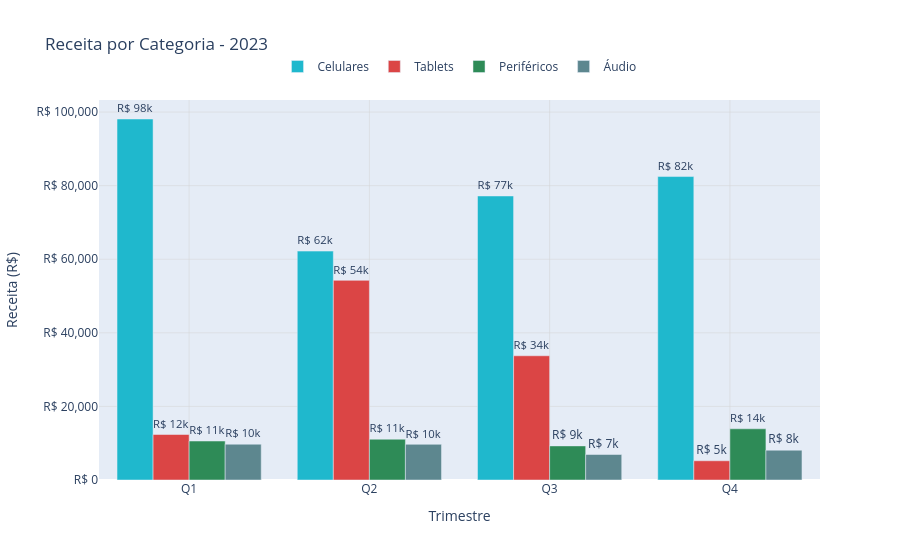

The notebook cell this image was saved under:
### Code cell
df_receita = pd.read_csv('/home/carlosnogueira/Documentos/Teste_Analytics_CarlosNogueira/data/analysis_results/receita_trimestre_categoria.csv')

colors = ['#1FB8CD', '#DB4545', '#2E8B57', '#5D878F']

fig = go.Figure()

categorias = ['Celulares', 'Tablets', 'Periféricos', 'Áudio']
trimestres = ['Q1', 'Q2', 'Q3', 'Q4']

for i, categoria in enumerate(categorias):
    cat_data = df_receita[df_receita['Categoria'] == categoria]

    receitas = []
    for trimestre in trimestres:
        receita_value = cat_data[cat_data['Trimestre'] == trimestre]['Valor'].values
        receitas.append(receita_value[0] if len(receita_value) > 0 else 0)

    fig.add_trace(go.Bar(
        name=categoria,
        x=trimestres,
        y=receitas,
        marker_color=colors[i],
        text=[f'R$ {val/1000:.0f}k' for val in receitas],
        textposition='outside',
        cliponaxis=False
    ))

fig.update_layout(
    title="Receita por Categoria - 2023",
    xaxis_title="Trimestre",
    yaxis_title="Receita (R$)",
    barmode='group',
    legend=dict(orientation='h', yanchor='bottom', y=1.05, xanchor='center', x=0.5),
    showlegend=True
)

fig.update_yaxes(
    tickformat=',.0f',
    tickprefix='R$ ',
    gridcolor='lightgray',
    gridwidth=0.5
)

fig.update_xaxes(
    gridcolor='lightgray',
    gridwidth=0.5
)

### Figure 1 — Plotly figure (JSON) as saved in the notebook; plotly's stock layout.template omitted (floating-point values rounded to 4 significant figures)
{"data": [{"cliponaxis": false, "marker": {"color": "#1FB8CD"}, "name": "Celulares", "text": ["R$ 98k", "R$ 62k", "R$ 77k", "R$ 82k"], "textposition": "outside", "type": "bar", "x": ["Q1", "Q2", "Q3", "Q4"], "y": [98120.0, 62210.0, 77200.0, 82470.0]}, {"cliponaxis": false, "marker": {"color": "#DB4545"}, "name": "Tablets", "text": ["R$ 12k", "R$ 54k", "R$ 34k", "R$ 5k"], "textposition": "outside", "type": "bar", "x": ["Q1", "Q2", "Q3", "Q4"], "y": [12370.0, 54260.0, 33762, 5226.0]}, {"cliponaxis": false, "marker": {"color": "#2E8B57"}, "name": "Periféricos", "text": ["R$ 11k", "R$ 11k", "R$ 9k", "R$ 14k"], "textposition": "outside", "type": "bar", "x": ["Q1", "Q2", "Q3", "Q4"], "y": [10590.0, 11080.0, 9269.0, 13920.0]}, {"cliponaxis": false, "marker": {"color": "#5D878F"}, "name": "Áudio", "text": ["R$ 10k", "R$ 10k", "R$ 7k", "R$ 8k"], "textposition": "outside", "type": "bar", "x": ["Q1", "Q2", "Q3", "Q4"], "y": [9732.0, 9699.0, 6928.0, 8105.0]}], "layout": {"barmode": "group", "legend": {"orientation": "h", "x": 0.5, "xanchor": "center", "y": 1.05, "yanchor": "bottom"}, "showlegend": true, "title": {"text": "Receita por Categoria - 2023"}, "xaxis": {"gridcolor": "lightgray", "gridwidth": 0.5, "title": {"text": "Trimestre"}}, "yaxis": {"gridcolor": "lightgray", "gridwidth": 0.5, "tickformat": ",.0f", "tickprefix": "R$ ", "title": {"text": "Receita (R$)"}}}}
